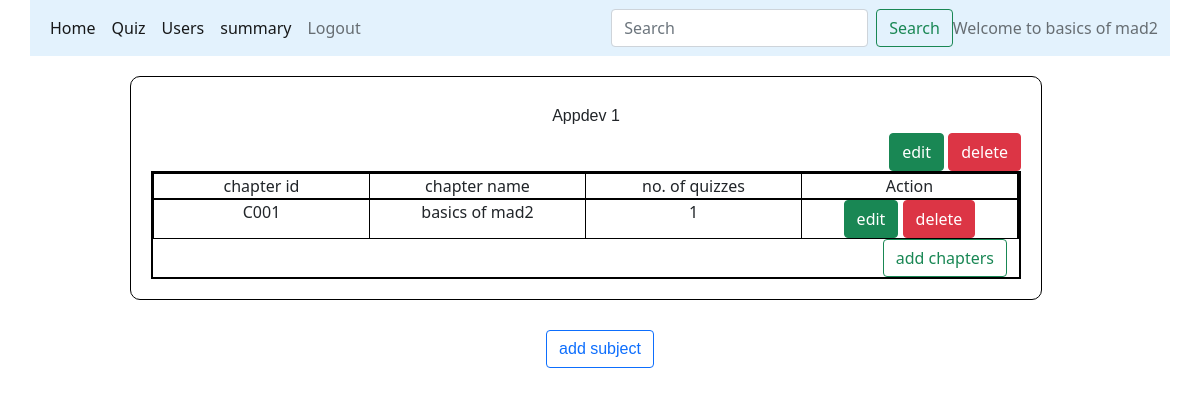
The app's page /admin_dashboard/basics of mad2 with its own data.
### models/database.py (models this page shows)
class Chapters(db.Model):
    __tablename__="Chapters"
    id=db.Column(db.Integer, primary_key=True, autoincrement=True,unique=True)
    name=db.Column(db.String(100), nullable=False)
    description=db.Column(db.String(100), nullable=False)
    subject_id=db.Column(db.Integer, db.ForeignKey("Subjects.id", ondelete="CASCADE"), nullable=False)
    quiz=db.relationship('Quizzes', backref="Chapters", cascade="all, delete-orphan")

class Subjects(db.Model):
    __tablename__="Subjects"
    id=db.Column(db.Integer, primary_key=True, autoincrement=True, unique=True)
    name=db.Column(db.String(100), nullable=False)
    description=db.Column(db.String(100), nullable=False)
    chapter=db.relationship("Chapters", backref='Subjects', cascade="all, delete-orphan")

### controllers/main.py (the view)
@app.route("/admin_dashboard/<name>")
def admin_dashboard(name):
    subjects=Subjects.query.all()
    return render_template("admin_dashboard.html", name=name, subjects=subjects)

### templates/admin_dashboard.html
{%extends "admin_layout.html"%}
{%block content%}
            {%if subjects%}
            <div>
              {%for subject in subjects%}
              <div class="small_form">
                <div style="text-align: right;">
                  <h4 class="center">{{subject.name}}</h4>
                  <a class="btn btn-success" href="/subject/{{subject.id}}/{{name}}" role="button">edit</a>
                  <a class="btn btn-danger" href="/subject/{{subject.id}}/{{name}}/delete" role="button">delete</a>
                </div>
                <div class="container text-center">
                  <div class="row">
                    <div class="col">
                      chapter id
                    </div>
                    <div class="col">
                      chapter name
                    </div>
                    <div class="col">
                     no. of quizzes
                    </div>
                    <div class="col">
                      Action
                    </div>
                  </div>
                  {%if subject.chapter%}
                  {%for chapter in subject.chapter%}
                  <div class="row">
                    <div class="col">
                      C00{{chapter.id}}
                    </div>
                    <div class="col">
                    {{chapter.name}}
                    </div>
                    <div class="col">
                      {{chapter.quiz | length}}
                    </div>
                    <div class="col">
                      <a class="btn btn-success" href="/edit/{{subject.id}}/{{chapter.id}}/{{name}}" role="button">edit</a>
                      <a class="btn btn-danger" href="/chapter/{{chapter.id}}/{{name}}/delete" role="button">delete</a>
                    </div>
                  </div>
                  {%endfor%}
                  {%else%}
                  <div class="center">
                    <h5>no chapter added yet</h5>
                  </div>
                  {%endif%}
                  <div style="text-align: right;">
                    <a class="btn btn-outline-success" href="/new_chapter/{{subject.id}}/{{name}}" role="button">add chapters</a>
                  </div>
                </div>
              </div>
              {%endfor%}
              {%else%}
              <div class="center">
                <h4>No Subject added till now</h4>
              </div>
              {%endif%}
              <div class="center">
                <a class="btn btn-outline-primary" href="/new_subject/{{name}}" role="button">add subject</a>
              </div>
            </div>
{%endblock%}

### templates/admin_layout.html (shortened to what this page needs)
<!DOCTYPE html>
<html>
<head>
    <link rel="stylesheet" href="\static\main.css">
    <link href="https://cdn.jsdelivr.net/npm/bootstrap@5.0.2/dist/css/bootstrap.min.css" rel="stylesheet">
</head>
<body>
  <div style="width: 95%; margin-left: 30px;">
    <nav class="navbar navbar-expand-lg navbar-light" style="background-color: #e3f2fd;">
      <div class="container-fluid">
        <div class="collapse navbar-collapse" id="navbarText">
          <ul class="navbar-nav me-auto mb-2 mb-lg-0">
            <li class="nav-item">
              <a class="nav-link active" aria-current="page" href="/admin_dashboard/{{name}}">Home</a>
            </li>
            <li class="nav-item">
              <a class="nav-link active" aria-current="page" href="/quiz_management/{{name}}">Quiz</a>
            </li>
            <li class="nav-item">
              <a class="nav-link active" aria-current="page" href="/users/{{name}}">Users</a>
            </li>
            <li class="nav-item">
              <a class="nav-link active" aria-current="page" href="/admin_summary/{{name}}">summary</a>
            </li>
            <li class="nav-item">
              <a class="nav-link" href="/login">Logout</a>
            </li>
          </ul>
          <form class="d-flex" method="POST" action="/search/{{name}}">
            <input class="form-control me-2" type="search" placeholder="Search" aria-label="Search" name="admin_search" id="admin_search">
            <button class="btn btn-outline-success" type="submit">Search</button>
          </form>
          <span class="navbar-text">
            Welcome to {{name}}
          </span>
        </div>
      </div>
    </nav>
    {%block content%}{%endblock%}
  </div>
</body>
</html>

### static/main.css (style rules this page uses)
* { margin: 0px; }
.container { border: 2px solid black; width: 180%; }
.small_form { border: 1px solid black; width: 80%; height: auto; margin-top: 20px; padding: 20px; border-radius: 10px; margin-left: 100px; margin-bottom: 30px; padding-bottom: 20px; }
.row { border: 1px solid black; }
.col { border-right: 1px solid black; }
.center { text-align: center; font: 1em sans-serif; margin-top: 10px; }

### records on screen
Chapters: name "basics of mad2", id "1", quiz|length "1"
Subjects: name "Appdev 1"
